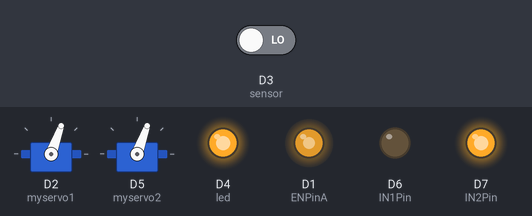
Simulated run of this sketch. Board: ESP8266 (NodeMCU). On the bench: 2 × servo, output pins drawn as LEDs (lit = HIGH). The inputs (shaded band) are chosen by the test bench; at power-on: D3 (sensor) LOW. What the sketch prints to the serial monitor is not drawn.

Above: at 2.2 s.
2.3 s: D3 (sensor) driven HIGH
At 7.3 s:
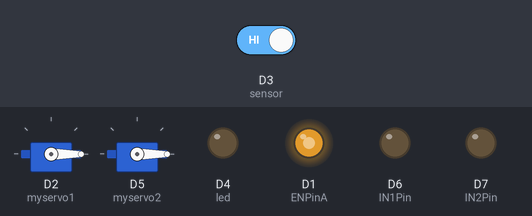
8.3 s: D3 (sensor) driven LOW
At 9.6 s:
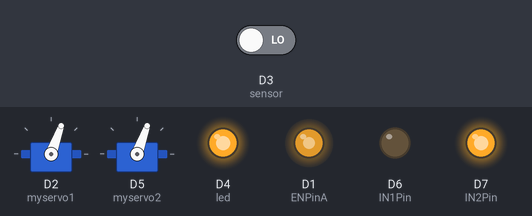
Timing chart, 0 to 11.3 s (numbered marks = the images above; inputs shaded):
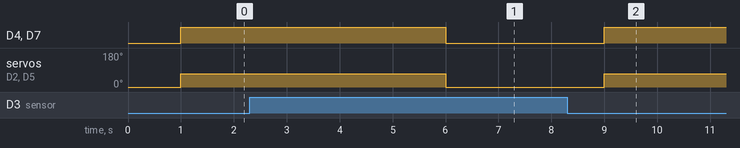

Measured:
- after the input at 2.3 s, D4 (led), D7 (IN2Pin): HIGH → LOW after 3.7 s; servo on D2 (myservo1), servo on D5 (myservo2): 70° → 0° after 3.7 s
- after the input at 8.3 s, D4 (led), D7 (IN2Pin): LOW → HIGH after 0.70 s; servo on D2 (myservo1), servo on D5 (myservo2): 0° → 70° after 0.70 s

The sketch:

DC_IR_Servo.ino
```cpp
#include <Servo.h>

Servo myservo1;
Servo myservo2;

// 핀 설정
const int led = D4;          // 내장 LED (GPIO2)
const int sensor = 0;       // 적외선 센서 (GPIO16)

const int IN1Pin = D6;       // DC모터 제어핀 1 (GPIO12)
const int IN2Pin = D7;       // DC모터 제어핀 2 (GPIO13)
const int ENPinA = D1;       // DC모터 속도 제어 (PWM 가능, GPIO14)

void setup() {
  Serial.begin(115200);
  Serial.println("Setup 시작");

  // 서보모터 연결
  myservo1.attach(D2);       // D2로 변경하려면 여기 수정 필요 (아래 설명 참조)
  myservo1.write(0);          // 0도 초기화
  myservo2.attach(D5);
  myservo2.write(0);
  Serial.println("서보모터 0도로 초기화");
  delay(1000);

  // 핀모드 설정
  pinMode(led, OUTPUT);
  pinMode(sensor, INPUT);

  pinMode(IN1Pin, OUTPUT);
  pinMode(IN2Pin, OUTPUT);
  pinMode(ENPinA, OUTPUT);

  analogWrite(ENPinA, 190); // DC모터 힘 설정 (0~255)

  Serial.println("모든 장치 초기화 완료");
}

void loop() {
  int data = digitalRead(sensor);

  if (data == HIGH) {
    // 아무것도 없음
    digitalWrite(led, LOW); // LED 꺼짐
    Serial.println("물체 없음");

    // DC 모터 정지
    digitalWrite(IN1Pin, LOW);
    digitalWrite(IN2Pin, LOW);

    // 서보모터 0도로 복귀
    myservo1.write(0);
    myservo2.write(0);
    delay(1000);
  }
  else {
    // 물체 감지됨
    digitalWrite(led, HIGH);  // LED 켜짐
    Serial.println("물체 감지됨!");

    // DC모터 회전 (전진 방향)
    digitalWrite(IN1Pin, LOW);
    digitalWrite(IN2Pin, HIGH);

    // 서보모터 30도 이동
    myservo1.write(70);
    myservo2.write(70);
    Serial.println("서보모터 30도 이동");

    delay(5000); // 5초 유지
  }
}


// void setup(){}
// void loop(){}
```
